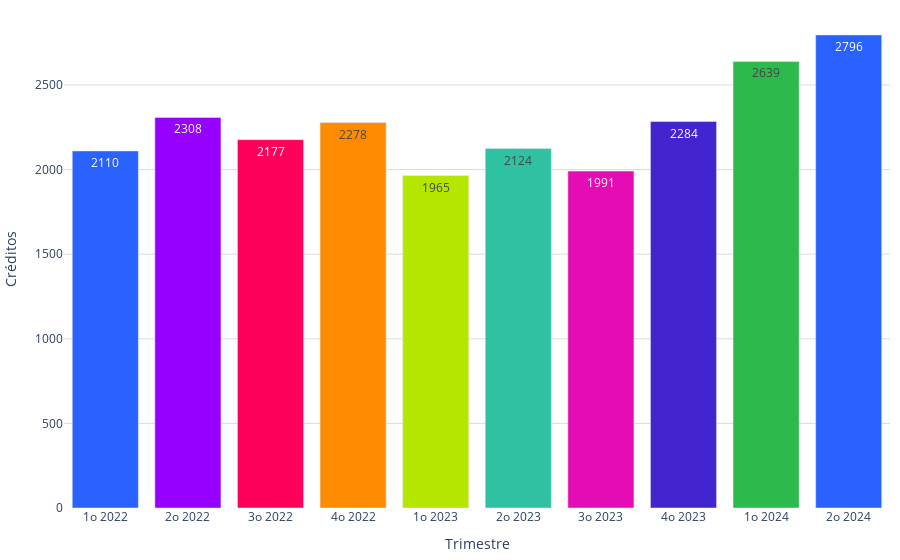

This figure's notebook cell:
### Code cell
colores = ['#2962ff', '#9500ff', '#ff0059', '#ff8c00', '#b4e600', '#2EC2A2','#E50CB6','#4225CF','#2CBA4D','#2962ff', '#9500ff',]
import numpy as np
# Calcula el máximo valor de la serie y redondea hacia arriba al múltiplo más cercano de 50
#max_y = np.ceil(conteo_trimestral['conteo'].max() / 50) * 50
#max_y = conteo_trimestral['conteo']

# Crea un rango de valores de y en incrementos de 50 hasta el máximo
#values_range = np.arange(0, max_y + 1, 50)
# Modifica los valores de 'values' en tu gráfico para que estén en incrementos de 50
#values = conteo_trimestral['conteo'].apply(lambda x: min(values_range, key=lambda y: abs(y - x)))
values = conteo_trimestral['conteo']
# Luego, puedes proceder con la creación de tu gráfico como lo hiciste antes
labels = conteo_trimestral['trimestre']

fig = go.Figure()
fig.add_trace(go.Bar(
        x=labels, 
        y=values, 
        marker_color=colores,
        text=values,
        textposition='inside',
        showlegend=False,
        #width=0.5 
    )
)    
fig.update_layout(
    #title='Número de créditos por trimestre (2022-2023)',
    xaxis_title="Trimestre",        
    yaxis=dict(
        title="Créditos",
        gridcolor='#dddcda',
        #tickvals=values_range,  # Especifica los valores de los ticks del eje y
        #tickmode='array'  # Usa los valores especificados en 'tickvals' para los ticks
    ),  margin=dict(l=10, r=10, t=10, b=10),  # Ajusta los márgenes (left, right, top, bottom)
    plot_bgcolor='rgba(0,0,0,0)',
    legend=dict(
        yanchor="top",
        y=0.99,
    )
)
# Exportar gráfica como archivo HTML
def guardar_grafico_como_html(fig, nombre_archivo, carpeta='assets\graficas'):
    # Crear la carpeta si no existe
    if not os.path.exists(carpeta):
        os.makedirs(carpeta)
    # Gráfica como archivo HTML en la carpeta especificada
    pio.write_html(fig, f'{carpeta}/{nombre_archivo}.html')
guardar_grafico_como_html(fig, 'g_bar_estacionalidad', carpeta='assets\graficas')
fig.show()

### Figure 1 — Plotly figure (JSON) as saved in the notebook; plotly's stock layout.template omitted (floating-point values rounded to 4 significant figures)
{"data": [{"marker": {"color": ["#2962ff", "#9500ff", "#ff0059", "#ff8c00", "#b4e600", "#2EC2A2", "#E50CB6", "#4225CF", "#2CBA4D", "#2962ff", "#9500ff"]}, "showlegend": false, "text": [2110, 2308, 2177, 2278, 1965, 2124, 1991, 2284, 2639, 2796], "textposition": "inside", "type": "bar", "x": ["1o 2022", "2o 2022", "3o 2022", "4o 2022", "1o 2023", "2o 2023", "3o 2023", "4o 2023", "1o 2024", "2o 2024"], "y": [2110, 2308, 2177, 2278, 1965, 2124, 1991, 2284, 2639, 2796]}], "layout": {"legend": {"y": 0.99, "yanchor": "top"}, "margin": {"b": 10, "l": 10, "r": 10, "t": 10}, "plot_bgcolor": "rgba(0,0,0,0)", "xaxis": {"title": {"text": "Trimestre"}}, "yaxis": {"gridcolor": "#dddcda", "title": {"text": "Créditos"}}}}
